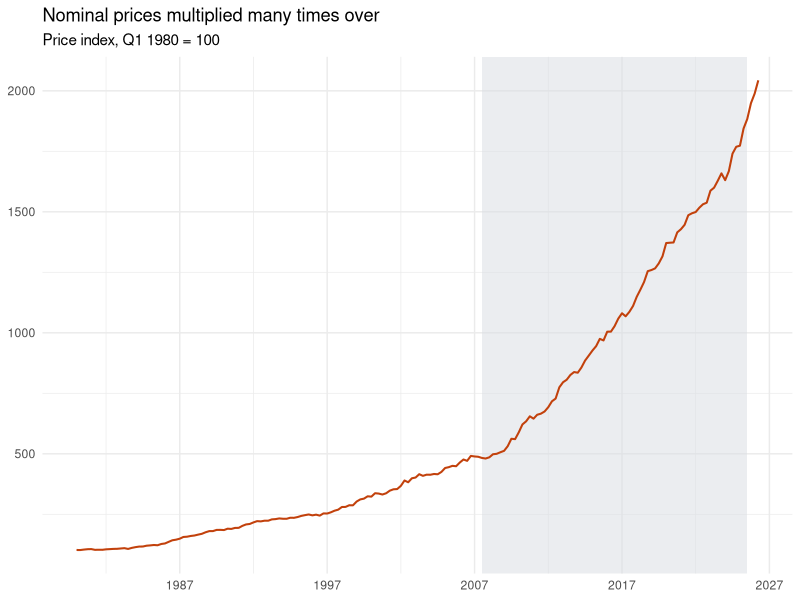
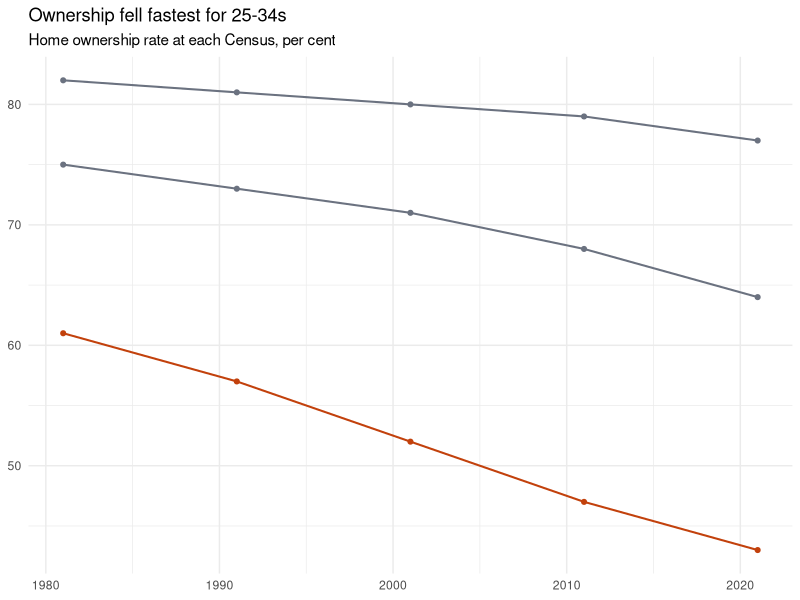
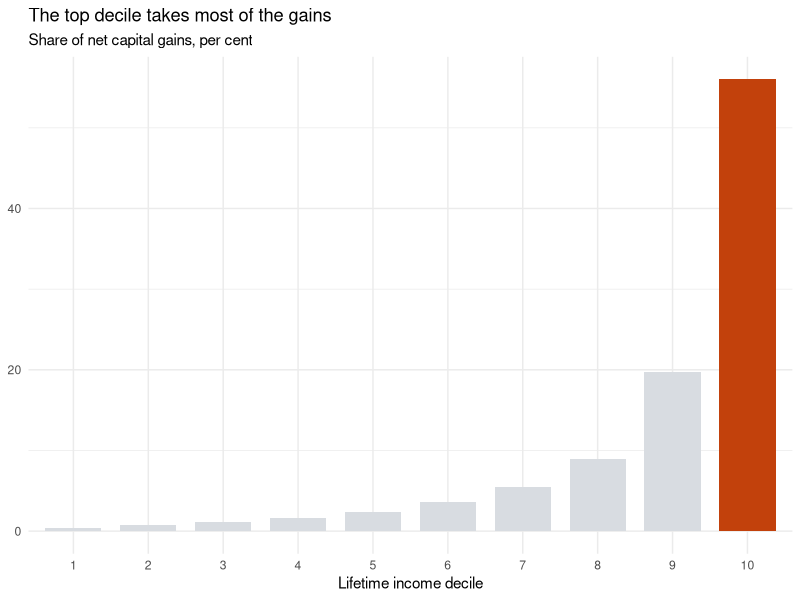
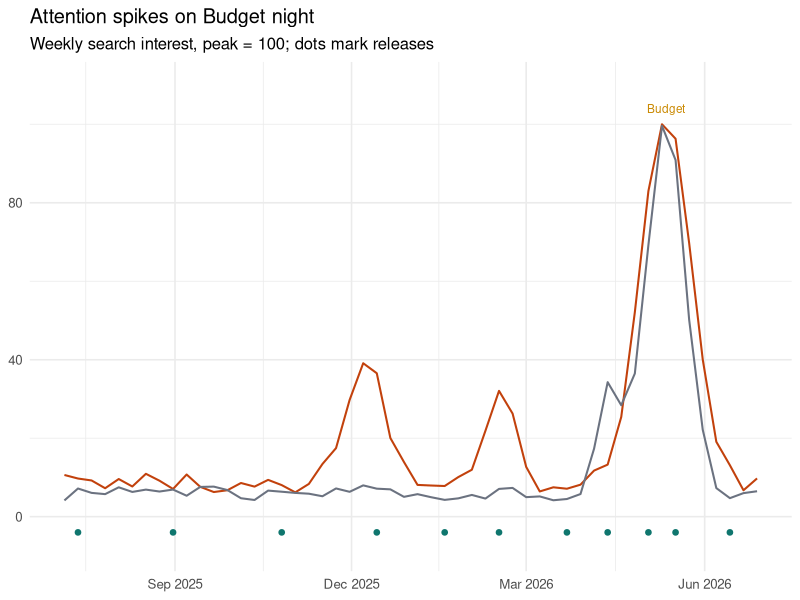

Generate these figures, in order, with R: (Note: this script raises an error after producing the figures.)
## ---- chunk 1
#| label: setup
#| include: false

library(tidyverse)

dir.create("figs", showWarnings = FALSE)
set.seed(2026)

# One palette, shared by the R charts and by the two JavaScript charts,
# which hard-code the same hex values.
pal <- list(accent = "#c2410c", spell = "#0f766e", gold = "#ca8a04",
            text = "#1f2328", subtle = "#6b7280", border = "#d8dce1")

# Resident income tax schedule from 1 July 2024, in dollars. The charts apply
# this rather than a single flat rate, so the property price now matters:
# 100 index points = PRICE dollars.
PRICE <- 100000
brackets <- tibble(lo   = c(0, 18200, 45000, 135000, 190000),
                   rate = c(0, 0.16,  0.30,  0.37,   0.45))

schedule_tax <- function(income) {
  hi <- c(brackets$lo[-1], Inf)
  tax <- sum(pmax(0, pmin(income, hi) - brackets$lo) * brackets$rate)
  tax + min(0.02 * income, 0.10 * max(0, income - 24276))
}

dollars <- function(index) index / 100 * PRICE

# The rate slider reads as a marginal rate; it sets pre-gain taxable income to
# the bottom of the bracket where that rate applies.
income_at_rate <- function(tau) {
  i <- detect_index(brackets$rate, \(r) r >= tau - 1e-9)
  if (i == 0) last(brackets$lo) else brackets$lo[i]
}
## ---- chunk 2
#| label: fake-data
#| include: false

# Synthetic stand-ins for the real series, so the deck carries no data files.
prices <- tibble(
  date  = seq(ymd("1980-01-01"), ymd("2026-04-01"), by = "quarter"),
  index = 100 * cumprod(1 + rnorm(length(date), 0.0165, 0.018))
)

ownership <- tribble(
  ~age,     ~`1981`, ~`1991`, ~`2001`, ~`2011`, ~`2021`,
  "25-34",       61,      57,      52,      47,      43,
  "35-44",       75,      73,      71,      68,      64,
  "45-54",       82,      81,      80,      79,      77
) |>
  pivot_longer(-age, names_to = "year", values_to = "rate",
               names_transform = as.integer)

deciles <- tibble(
  decile = 1:10,
  share  = c(0.4, 0.7, 1.1, 1.6, 2.4, 3.6, 5.5, 9.0, 19.7, 56.0)
)

weeks <- seq(ymd("2025-07-06"), ymd("2026-06-28"), by = "week")

spike <- function(week, centre, height, width) {
  height * exp(-(as.numeric(week - centre) / width)^2)
}

trends <- expand_grid(
  week = weeks,
  term = c("capital gains tax", "negative gearing")
) |>
  mutate(
    interest = if_else(
      term == "capital gains tax",
      6 + spike(week, ymd("2026-05-12"), 94, 18) +
          spike(week, ymd("2025-12-08"), 31, 14) +
          spike(week, ymd("2026-02-16"), 22, 10) + runif(n(), 0, 5),
      4 + spike(week, ymd("2026-05-12"), 96, 14) +
          spike(week, ymd("2026-04-13"), 26, 9) + runif(n(), 0, 4)
    ) |>
      pmin(100)
  )

releases <- tibble(week = weeks[c(2, 9, 17, 24, 29, 33, 38, 41, 44, 46, 50)],
                   interest = -4)
## ---- chunk 3
#| label: panel-prices
#| echo: false
#| fig-width: 4.7
#| fig-height: 4.4
prices |>
  ggplot(aes(date, index)) +
  annotate("rect", xmin = ymd("2007-07-01"), xmax = ymd("2025-06-30"),
           ymin = -Inf, ymax = Inf, fill = pal$border, alpha = 0.5) +
  geom_line(colour = pal$accent, linewidth = 0.7) +
  scale_x_date(date_breaks = "10 years", date_labels = "%Y") +
  labs(title = "Nominal prices multiplied many times over",
       subtitle = "Price index, Q1 1980 = 100", x = NULL, y = NULL) +
  theme_minimal(base_size = 11)
## ---- chunk 4
#| label: panel-ownership
#| echo: false
#| fig-width: 4.7
#| fig-height: 4.4
ownership |>
  mutate(highlight = age == "25-34") |>
  ggplot(aes(year, rate, group = age, colour = highlight)) +
  geom_line(linewidth = 0.7) +
  geom_point(size = 1.4) +
  scale_colour_manual(values = c(`TRUE` = pal$accent, `FALSE` = pal$subtle)) +
  labs(title = "Ownership fell fastest for 25-34s",
       subtitle = "Home ownership rate at each Census, per cent",
       x = NULL, y = NULL) +
  theme_minimal(base_size = 11) +
  theme(legend.position = "none")
## ---- chunk 5
#| label: panel-deciles
#| echo: false
#| fig-width: 4.7
#| fig-height: 4.4
deciles |>
  mutate(top = decile == 10) |>
  ggplot(aes(factor(decile), share, fill = top)) +
  geom_col(width = 0.75) +
  scale_fill_manual(values = c(`TRUE` = pal$accent, `FALSE` = pal$border)) +
  labs(title = "The top decile takes most of the gains",
       subtitle = "Share of net capital gains, per cent",
       x = "Lifetime income decile", y = NULL) +
  theme_minimal(base_size = 11) +
  theme(legend.position = "none")
## ---- chunk 6
#| label: trends-chart
#| include: false

trends_plot <- trends |>
  ggplot(aes(week, interest, colour = term)) +
  geom_line(linewidth = 0.7) +
  geom_point(data = releases, inherit.aes = FALSE, aes(week, interest),
             colour = pal$spell, size = 1.6) +
  annotate("text", x = ymd("2026-05-12"), y = 104, label = "Budget",
           colour = pal$gold, size = 3) +
  scale_colour_manual(values = c("capital gains tax" = pal$accent,
                                 "negative gearing" = pal$subtle)) +
  scale_x_date(date_breaks = "3 months", date_labels = "%b %Y") +
  scale_y_continuous(limits = c(-8, 110)) +
  labs(title = "Attention spikes on Budget night",
       subtitle = "Weekly search interest, peak = 100; dots mark releases",
       x = NULL, y = NULL) +
  theme_minimal(base_size = 12) +
  theme(legend.position = "none")

ggsave("figs/trends.png", trends_plot, width = 7.6, height = 4.8, dpi = 200)
## ---- chunk 7
#| label: flip-grid
#| include: false

# The model, written where it can be read, reviewed and tested.
flip_pre_tax <- function(gain, lvr, rate, interest_only,
                         rent = 0.04, cost = 1, hold = 10, infl = 0.025,
                         p0 = 100) {
  # Each year's interest, carried to end-of-period real terms.
  weights <- (1 + infl)^(hold - seq_len(hold))
  payment <- rate / (1 - (1 + rate)^-30)

  balance <- if (interest_only) {
    rep(1, hold)
  } else {
    accumulate(seq_len(hold - 1), \(bal, i) bal - (payment - rate * bal), .init = 1)
  }

  rent_total <- rent * p0 * hold
  costs      <- (0.055 * rent_total + 3 * (rent * p0 / 52) + 0.015 * p0 * hold) * cost
  cg_net     <- (1 - 0.02 * cost) * p0 * (1 + gain) - p0

  # Before-tax payoff and the taxable gain. Tax enters later, and linearly.
  tibble(
    e_pre  = cg_net + rent_total - costs - sum(rate * balance * weights) * lvr * p0,
    cg_net = cg_net
  )
}

flip_grid <- expand_grid(
  gain = seq(0.10, 1.00, by = 0.10),
  lvr  = seq(0, 1, by = 0.10),
  rate = seq(0.04, 0.09, by = 0.005),
  io   = c(TRUE, FALSE)
) |>
  mutate(payoff = pmap(list(gain, lvr, rate, io), flip_pre_tax)) |>
  unnest(payoff) |>
  mutate(across(c(e_pre, cg_net), \(x) round(x, 4)))

ojs_define(flipgrid = flip_grid)
## ---- chunk 8
#| label: frames
#| include: false

# After-tax return as a function of before-tax return, under the schedule.
after_tax <- function(e_annual, rental_total, tau, delta) {
  other     <- income_at_rate(tau)
  rental_yr <- dollars(rental_total / 10)
  base <- schedule_tax(other)
  rent <- schedule_tax(other + rental_yr)
  e    <- e_annual * 10
  gain <- schedule_tax(other + rental_yr + dollars((1 - delta) * (e - rental_total))) - rent
  (e - (10 * (rent - base) + gain) / PRICE * 100) / 10
}

frame_plot <- function(delta, tau = 0.45) {
  spell <- flip_pre_tax(0.40, 1.00, 0.06, TRUE)
  rental_total <- spell$e_pre - spell$cg_net
  curve <- tibble(e = seq(-4, 4, length.out = 97)) |>
    mutate(a = map_dbl(e, after_tax, rental_total, tau, delta))
  spell_pt <- tibble(x = spell$e_pre / 10,
                     y = after_tax(spell$e_pre / 10, rental_total, tau, delta))
  floor <- curve |> filter(a > 0) |> slice_min(e, n = 1) |> pull(e)
  band  <- if (length(floor) && floor < 0) floor else 0

  ggplot(curve, aes(e, a)) +
    annotate("rect", xmin = band, xmax = 0, ymin = -4, ymax = 4,
             fill = pal$gold, alpha = 0.18) +
    geom_hline(yintercept = 0, colour = pal$subtle, linewidth = 0.3) +
    geom_vline(xintercept = 0, colour = pal$subtle, linewidth = 0.3) +
    geom_abline(slope = 1, intercept = 0, colour = pal$subtle, linetype = "22") +
    geom_line(colour = pal$accent, linewidth = 1) +
    geom_point(data = spell_pt, aes(x, y), colour = pal$spell, size = 3) +
    annotate("text", x = 3.2, y = 2.6, label = "No tax",
             colour = pal$subtle, size = 3.4) +
    coord_cartesian(xlim = c(-4, 4), ylim = c(-4, 4)) +
    labs(title = str_glue("CGT discount of {100 * delta}%"),
         subtitle = "After-tax against before-tax return, % a year",
         x = "Before tax", y = "After tax") +
    theme_minimal(base_size = 13)
}

frames <- tibble(delta = seq(0, 0.5, by = 0.05)) |>
  mutate(path = str_c("figs/frame-", str_pad(row_number(), 2, pad = "0"), ".png"),
         shown = if_else(delta == max(delta), "frame-on", ""))

pwalk(frames, \(delta, path, shown)
      ggsave(path, frame_plot(delta), width = 6.6, height = 5.2, dpi = 150))
## ---- chunk 9
#| label: frame-controls
#| echo: false
#| results: asis
cat(str_glue(
  '<p>CGT discount of <span id="frame-out">50%</span> ',
  '<input id="frame-slider" type="range" min="1" ',
  'max="{nrow(frames)}" step="1" value="{nrow(frames)}"></p>'
))
## ---- chunk 10
#| label: frame-stack
#| echo: false
#| results: asis
frames |>
  mutate(tag = str_glue(
    '<img src="{path}" class="{shown}" alt="After-tax against before-tax ',
    'return at a CGT discount of {100 * delta} per cent.">'
  )) |>
  pull(tag) |>
  str_flatten("\n") |>
  (\(imgs) cat('<div class="frame-stack">\n', imgs, '\n</div>\n', sep = ""))()

cat('<script>
(function () {
  var s = document.getElementById("frame-slider");
  var out = document.getElementById("frame-out");
  var imgs = document.querySelectorAll(".frame-stack img");
  s.addEventListener("input", function () {
    var i = parseInt(s.value, 10) - 1;
    imgs.forEach(function (im, j) { im.classList.toggle("frame-on", j === i); });
    out.textContent = (i * 5) + "%";
  });
})();
</script>')
